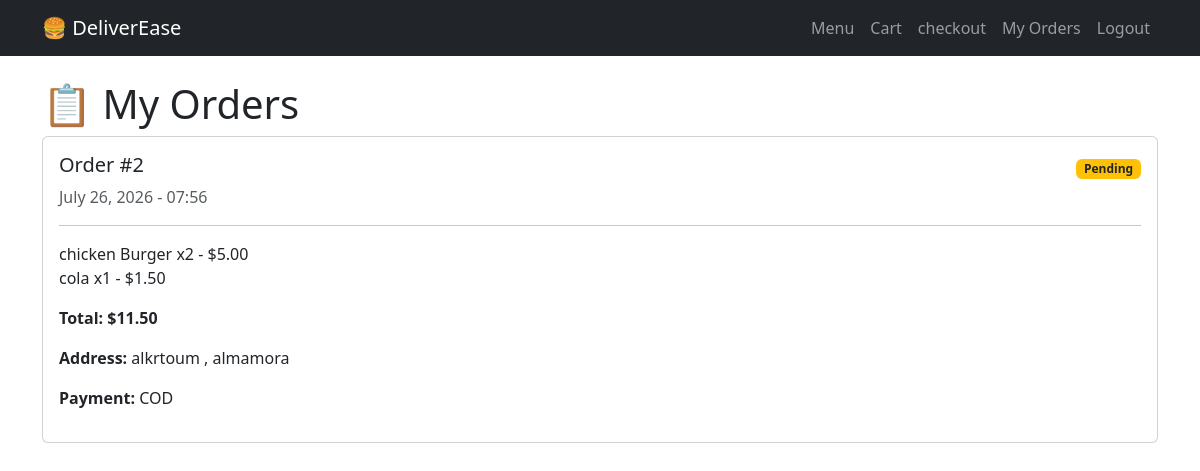
The app's page /track/ (signed in) with its own data.
### DeliverEase/models.py (models this page shows, shortened)
class Order(models.Model):
     STATUS_CHOICES=[
       ('pending','Pending'),
       ('preparing','Preparing'),
       ('ready','Ready'),
       ('out_for_delivered','out for delivered'),
       ('delivered','Delivered'),
       ('canclelled','Cancelled')]
     customer=models.ForeignKey(User, on_delete=models.CASCADE,related_name='orders')
     delivery_address=models.TextField()
     total_price=models.DecimalField(max_digits=8,decimal_places=2,default=0)
     status=models.CharField(max_length=20,choices=STATUS_CHOICES,default='pending')
     created_at=models.DateTimeField(auto_now_add=True)

class OrderItem(models.Model):
     order=models.ForeignKey(Order,on_delete=models.CASCADE,related_name='items')
     menu_item=models.ForeignKey(MenuItem,on_delete=models.CASCADE)
     quantity=models.IntegerField(default=1)
     item_price=models.DecimalField(max_digits=6,decimal_places=2)

class MenuItem(models.Model):
    category=models.ForeignKey(Category,on_delete=models.CASCADE,related_name='items')
    name=models.CharField(max_length=200)
    description=models.TextField(blank=True)
    price=models.DecimalField(max_digits=6,decimal_places=2)
    image=models.ImageField(upload_to='menu_images/',blank=True,null=True)
    available=models.BooleanField(default=True)

class Payment(models.Model):
     METHOD_CHOICES=[
       ('cod','Cash on Delivery'),
       ('online','Online Payment'),]
     order=models.OneToOneField(Order, on_delete=models.CASCADE,related_name='payment')
     method=models.CharField(max_length=20,choices=METHOD_CHOICES)
     is_paid=models.BooleanField(default=False)
     receipt=models.ImageField(upload_to='receipts/',blank=True,null=True)
     paid_at=models.DateTimeField(auto_now_add=True)

### DeliverEase/views.py (the view)
# urls.py: path('track/' , views.order_tracking_view,name='order_tracking'),
@login_required
def order_tracking_view(request):
    if request.user.role != 'customer':
        return redirect('login')
    orders = Order.objects.filter(customer=request.user).order_by('-created_at')
    return render(request,'order_tracking.html',{'orders':orders})

### templates/order_tracking.html (shortened to what this page needs)
{% extends 'base.html' %}
{% block content %}
<h1>📋 My Orders</h1>
{% if orders %}
    {% for order in orders %}
    <div class="card mb-3">
        <div class="card-body">
            <div class="d-flex justify-content-between align-items-center">
                <h5>Order #{{ order.id }}</h5>
                <span class="badge
                    {% if order.status == 'pending' %}bg-warning text-dark
                    {% elif order.status == 'preparing' %}bg-info text-dark
                    {% elif order.status == 'ready' %}bg-primary
                    {% elif order.status == 'out_for_delivery' %}bg-secondary
                    {% elif order.status == 'delivered' %}bg-success
                    {% else %}bg-danger{% endif %}">
                    {{ order.get_status_display }}
                </span>
            </div>
            <p class="text-muted">{{ order.created_at|date:"F j, Y - H:i" }}</p>
            <hr>
            <ul class="list-unstyled">
                {% for item in order.items.all %}
                <li>{{ item.menu_item.name }} x{{ item.quantity }} - ${{ item.item_price|floatformat:2 }}</li>
                {% endfor %}
            </ul>
            <p class="fw-bold">Total: ${{ order.total_price|floatformat:2 }}</p>
            <p><strong>Address:</strong> {{ order.delivery_address }}</p>
            <p><strong>Payment:</strong> {{ order.payment.method|upper }}</p>
        </div>
    </div>
    {% endfor %}
{% else %}
    <p class="text-muted">You haven't placed any orders yet.</p>
    <a href="{% url 'menu' %}" class="btn btn-primary">Browse Menu</a>
{% endif %}
{% endblock %}

### records on screen
Order: id "2", status "Pending", created_at "July 26, 2026 - 07:56", total_price "11.50", delivery_address "alkrtoum , almamora", payment.method "COD"
OrderItem: menu_item.name "chicken Burger", quantity "2", item_price "5.00"
OrderItem: menu_item.name "cola", quantity "1", item_price "1.50"
